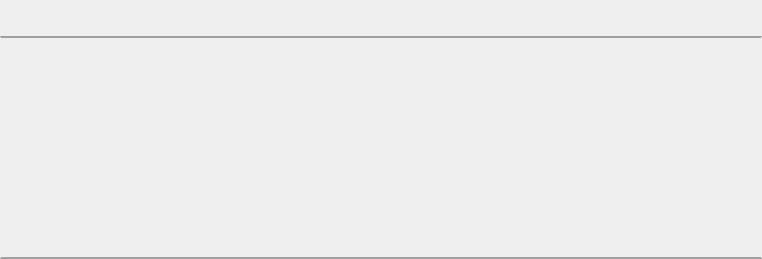
<?xml version="1.0" encoding="UTF-8"?>
<ui version="4.0">
 <class>TrackViewWidget</class>
 <widget class="QWidget" name="TrackViewWidget">
  <property name="geometry">
   <rect>
    <x>0</x>
    <y>0</y>
    <width>762</width>
    <height>259</height>
   </rect>
  </property>
  <property name="windowTitle">
   <string>Form</string>
  </property>
  <layout class="QVBoxLayout" name="verticalLayout">
   <property name="spacing">
    <number>0</number>
   </property>
   <property name="leftMargin">
    <number>0</number>
   </property>
   <property name="topMargin">
    <number>0</number>
   </property>
   <property name="rightMargin">
    <number>0</number>
   </property>
   <property name="bottomMargin">
    <number>0</number>
   </property>
   <item>
    <widget class="PermissionsWidget" name="tittleWidget" native="true">
     <property name="minimumSize">
      <size>
       <width>0</width>
       <height>36</height>
      </size>
     </property>
     <property name="maximumSize">
      <size>
       <width>16777215</width>
       <height>36</height>
      </size>
     </property>
    </widget>
   </item>
   <item>
    <widget class="QFrame" name="frame">
     <property name="styleSheet">
      <string notr="true">QFrame#frame{
	border-top:2px solid rgb(160, 160, 160);
	border-bottom:2px solid rgb(160, 160, 160);
}</string>
     </property>
     <property name="frameShape">
      <enum>QFrame::StyledPanel</enum>
     </property>
     <property name="frameShadow">
      <enum>QFrame::Raised</enum>
     </property>
     <layout class="QVBoxLayout" name="verticalLayout_3">
      <property name="spacing">
       <number>0</number>
      </property>
      <property name="leftMargin">
       <number>0</number>
      </property>
      <property name="topMargin">
       <number>0</number>
      </property>
      <property name="rightMargin">
       <number>0</number>
      </property>
      <property name="bottomMargin">
       <number>0</number>
      </property>
      <item>
       <widget class="QWidget" name="widget" native="true">
        <layout class="QVBoxLayout" name="verticalLayout_2">
         <property name="spacing">
          <number>2</number>
         </property>
         <property name="leftMargin">
          <number>0</number>
         </property>
         <property name="topMargin">
          <number>0</number>
         </property>
         <property name="rightMargin">
          <number>0</number>
         </property>
         <property name="bottomMargin">
          <number>0</number>
         </property>
         <item>
          <spacer name="verticalSpacer">
           <property name="orientation">
            <enum>Qt::Vertical</enum>
           </property>
           <property name="sizeHint" stdset="0">
            <size>
             <width>20</width>
             <height>40</height>
            </size>
           </property>
          </spacer>
         </item>
        </layout>
       </widget>
      </item>
     </layout>
    </widget>
   </item>
  </layout>
 </widget>
 <customwidgets>
  <customwidget>
   <class>PermissionsWidget</class>
   <extends>QWidget</extends>
   <header location="global">ZXBWindow/permissionswidget.h</header>
   <container>1</container>
  </customwidget>
 </customwidgets>
 <resources/>
 <connections/>
</ui>
